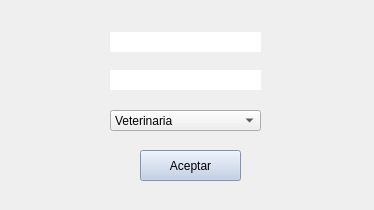
<?xml version="1.0" encoding="UTF-8"?>
<ui version="4.0">
 <class>login</class>
 <widget class="QWidget" name="login">
  <property name="geometry">
   <rect>
    <x>0</x>
    <y>0</y>
    <width>374</width>
    <height>210</height>
   </rect>
  </property>
  <property name="windowTitle">
   <string>Login</string>
  </property>
  <property name="autoFillBackground">
   <bool>false</bool>
  </property>
  <property name="styleSheet">
   <string notr="true">QWidget{
background-image: url(&quot;/home/jimz/Downloads/Ingenieria_Software/login.jpg&quot;);
}
QLineEdit{
	background: #ffffff;
}
QPushButton{
background: #bbcbe5;
}
</string>
  </property>
  <widget class="QLineEdit" name="passLineEdit">
   <property name="geometry">
    <rect>
     <x>110</x>
     <y>70</y>
     <width>151</width>
     <height>20</height>
    </rect>
   </property>
   <property name="cursor">
    <cursorShape>IBeamCursor</cursorShape>
   </property>
   <property name="inputMethodHints">
    <set>Qt::ImhHiddenText|Qt::ImhNoAutoUppercase|Qt::ImhNoPredictiveText|Qt::ImhSensitiveData</set>
   </property>
   <property name="text">
    <string/>
   </property>
   <property name="frame">
    <bool>false</bool>
   </property>
   <property name="echoMode">
    <enum>QLineEdit::Password</enum>
   </property>
  </widget>
  <widget class="QComboBox" name="loginComboBox">
   <property name="geometry">
    <rect>
     <x>110</x>
     <y>110</y>
     <width>151</width>
     <height>21</height>
    </rect>
   </property>
   <item>
    <property name="text">
     <string>Veterinaria</string>
    </property>
   </item>
   <item>
    <property name="text">
     <string>Adm</string>
    </property>
   </item>
   <item>
    <property name="text">
     <string>Refugio</string>
    </property>
   </item>
  </widget>
  <widget class="QLineEdit" name="userLineEdit">
   <property name="enabled">
    <bool>true</bool>
   </property>
   <property name="geometry">
    <rect>
     <x>110</x>
     <y>32</y>
     <width>151</width>
     <height>20</height>
    </rect>
   </property>
   <property name="autoFillBackground">
    <bool>false</bool>
   </property>
   <property name="styleSheet">
    <string notr="true"/>
   </property>
   <property name="text">
    <string/>
   </property>
   <property name="frame">
    <bool>false</bool>
   </property>
  </widget>
  <widget class="QPushButton" name="loginPushButton">
   <property name="enabled">
    <bool>true</bool>
   </property>
   <property name="geometry">
    <rect>
     <x>140</x>
     <y>150</y>
     <width>101</width>
     <height>31</height>
    </rect>
   </property>
   <property name="acceptDrops">
    <bool>false</bool>
   </property>
   <property name="text">
    <string>Aceptar</string>
   </property>
   <property name="autoDefault">
    <bool>true</bool>
   </property>
  </widget>
 </widget>
 <tabstops>
  <tabstop>userLineEdit</tabstop>
  <tabstop>passLineEdit</tabstop>
  <tabstop>loginComboBox</tabstop>
  <tabstop>loginPushButton</tabstop>
 </tabstops>
 <resources/>
 <connections/>
</ui>
